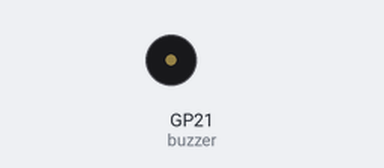
Simulated run of this program. Board: Raspberry Pi Pico running MicroPython. Parts: buzzer (waves = sounding). At 0.3 s the program stops and its outputs stay as they are.

Above: at 0.3 s.
Timing chart, 0 to 1.8 s (numbered marks = the images above):
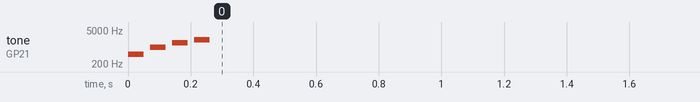

Measured:
- by itself, tone on GP21 (buzzer): plays 500 Hz for 0.05 s, 1000 Hz for 0.05 s, 1500 Hz for 0.05 s, 2000 Hz for 0.05 s

The program:

Marcha_imperial.py
```python
import time
from machine import Pin, PWM

def wink_sound():
    buzzer = PWM(Pin(21))

    # Sequência de notas
    melody = [500, 1000, 1500, 2000]

    # Ritmo para cada nota
    tempo = [50, 50, 50, 50]  # tempo em milissegundos

    # Reprodução das notas
    for i in range(len(melody)):
        buzzer.freq(melody[i])
        buzzer.duty_u16(30000)
        time.sleep(tempo[i] / 1000)
        buzzer.duty_u16(0)
        time.sleep(20 / 1000)  # pausa breve entre as notas

wink_sound()
```
